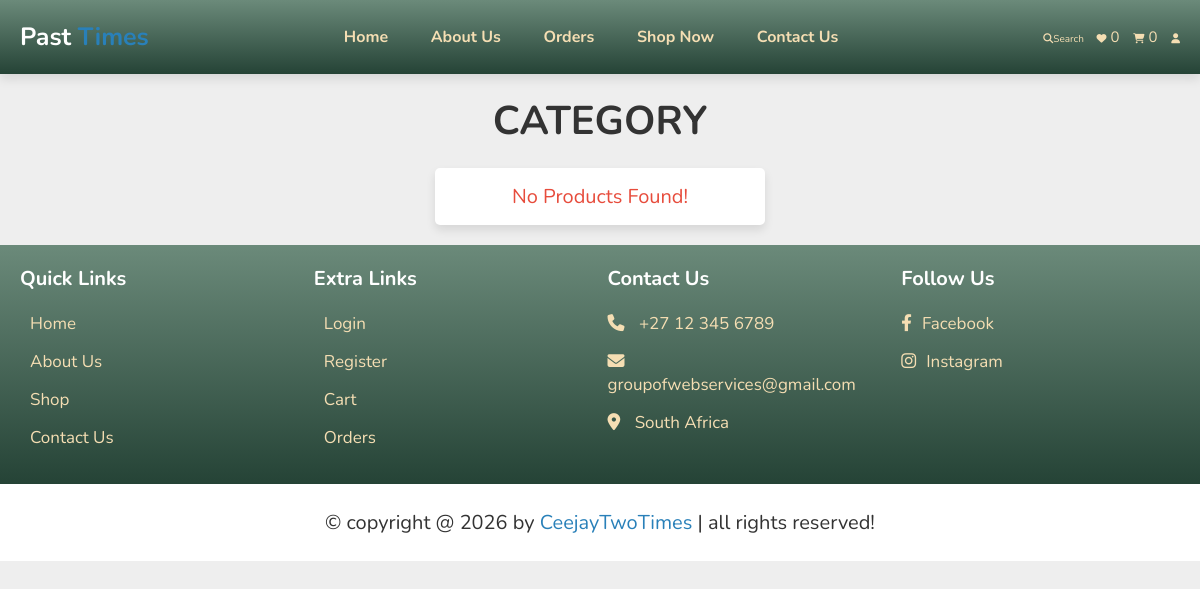
/category.php?category=Balenciaga Flared Jeans, run on an earlier commit of the app's database.
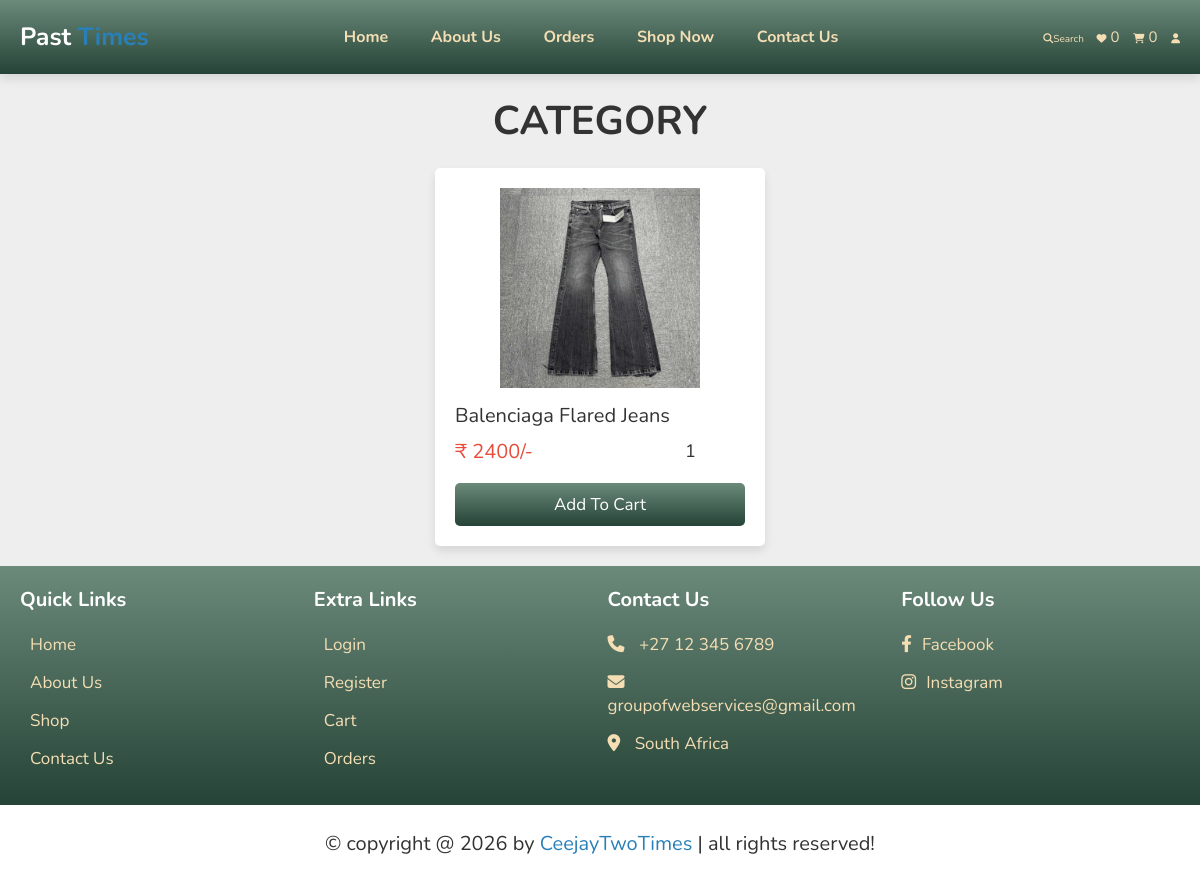
And on a later commit of the database.
### tables this page shows
CREATE TABLE `products` (
  `id` int(100) NOT NULL,
  `name` varchar(100) NOT NULL,
  `details` varchar(500) NOT NULL,
  `category` varchar(255) NOT NULL,
  `price` int(10) NOT NULL,
  `image_01` varchar(100) NOT NULL,
  `image_02` varchar(100) NOT NULL,
  `image_03` varchar(100) NOT NULL,
  `category_id` int(11) DEFAULT NULL
);

### category.php (the view, shortened to what this page needs)
<?php
include 'components/connect.php';
?>
<!DOCTYPE html>
<html lang="en">
<head>
   <link rel="stylesheet" href="https://cdnjs.cloudflare.com/ajax/libs/font-awesome/6.1.1/css/all.min.css">
   <link rel="stylesheet" href="css/style.css">
</head>
<body>
<?php include 'components/user_header.php'; ?>
<section class="products">
   <h1 class="heading">Category</h1>
   <div class="box-container">
   <?php
     $category = $_GET['category'];
     $select_products = $conn->prepare("SELECT * FROM `products` WHERE name LIKE '%{$category}%'");
     $select_products->execute();
     if($select_products->rowCount() > 0){
      while($fetch_product = $select_products->fetch(PDO::FETCH_ASSOC)){
   ?>
   <form action="" method="post" class="box">
      <img src="uploaded_img/<?= $fetch_product['image_01']; ?>" alt="">
      <div class="name"><?= $fetch_product['name']; ?></div>
      <div class="flex">
         <div class="price"><span> ₹ </span><?= $fetch_product['price']; ?><span>/-</span></div>
         <input type="number" name="qty" class="qty" min="1" max="99" onkeypress="if(this.value.length == 2) return false;" value="1">
      </div>
      <input type="submit" value="add to cart" class="btn" name="add_to_cart">
   </form>
   <?php
      }
   }else{
      echo '<p class="empty">no products found!</p>';
   }
   ?>
   </div>
</section>
<?php include 'components/footer.php'; ?>
</body>
</html>

What changed in the data, as far as the page shows it:
now on this page (row edited): products: image_01 (picture), name "Balenciaga Flared Jeans", price "2400"
Also different on the page:
text no longer shown: "No Products Found!"
